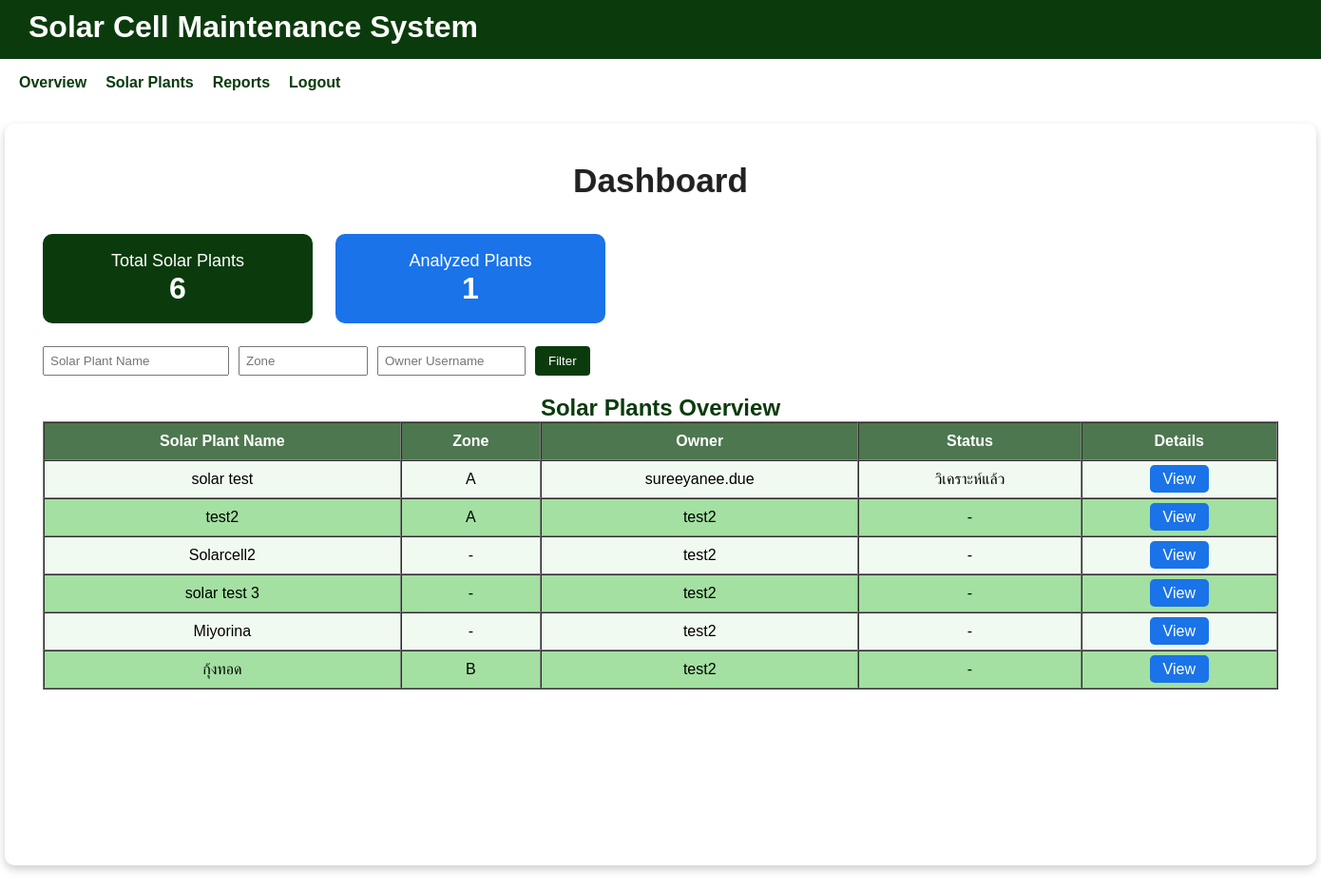
The app's page /accounts/dashboard/data-analyst/ (signed in) with its own data.
### plant/models.py (models this page shows, shortened)
class SolarPlant(models.Model):
    name = models.CharField(max_length=255, verbose_name="ชื่อโรงไฟฟ้า")
    location = models.CharField(max_length=255, verbose_name="ที่ตั้งโรงไฟฟ้า")
    latitude = models.FloatField(verbose_name="ละติจูด", null=True, blank=True)
    longitude = models.FloatField(verbose_name="ลองจิจูด", null=True, blank=True)
    owner = models.ForeignKey(
        settings.AUTH_USER_MODEL,
        on_delete=models.CASCADE,
        related_name='plants',
        verbose_name="เจ้าของโรง"
    )
    installed_capacity_kw = models.DecimalField(
        max_digits=10, decimal_places=2,
        null=True, blank=True,
        verbose_name="กำลังการผลิต (kW)"
    )
    description = models.TextField(blank=True, verbose_name="รายละเอียดเพิ่มเติม")
    created_at = models.DateTimeField(auto_now_add=True)
    data_analyst = models.ForeignKey(
        settings.AUTH_USER_MODEL,
        on_delete=models.SET_NULL,
        null=True, blank=True,
        limit_choices_to={'role': 'data_analyst'},
        related_name='assigned_analyst_plants',
        verbose_name="นักวิเคราะห์ข้อมูล"
    )
    drone_controller = models.ForeignKey(
        settings.AUTH_USER_MODEL,
        on_delete=models.SET_NULL,
        null=True, blank=True,
        limit_choices_to={'role': 'drone_controller'},
        related_name='assigned_drone_plants',
        verbose_name="ผู้ควบคุมโดรน"
    )

class Zone(models.Model):
    plant = models.ForeignKey(SolarPlant, on_delete=models.CASCADE, related_name='zones')
    name = models.CharField(max_length=50, verbose_name="ชื่อโซน")  # เช่น Zone A, B, Main Zone
    class Meta:
        unique_together = ('plant', 'name')

### accounts/models.py (models this page shows, shortened)
class CustomUser(AbstractUser):
    ROLE_CHOICES = [
        ("site_admin", "Site Admin"),     # ผู้ดูแลเว็บไซต์
        ("plant_owner", "Plant Owner"),
        ("data_analyst", "Data Analyst"),
        ("drone_controller", "Drone Controller"),
    ]
    role = models.CharField(max_length=20, choices=ROLE_CHOICES, default="plant_owner")

### drone/models.py (models this page shows, shortened)
class DroneInspection(models.Model):
    STATUS_CHOICES = [
        ('pending', 'ยังไม่วิเคราะห์'),
        ('analyzed', 'วิเคราะห์แล้ว'),
        ('issue_found', 'พบปัญหา'),
        ('complete', 'แก้ไขแล้ว'),
    ]
    plant = models.ForeignKey('plant.SolarPlant', on_delete=models.CASCADE)
    zone = models.ForeignKey('plant.Zone', on_delete=models.CASCADE)
    captured_by = models.ForeignKey(settings.AUTH_USER_MODEL, on_delete=models.SET_NULL, null=True)
    image = models.ImageField(upload_to="inspections/")
    description = models.TextField(blank=True)
    captured_date = models.DateField(verbose_name="Image Date", null=True, blank=True)
    captured_time = models.TimeField(verbose_name="Image Time", null=True, blank=True)
    captured_at = models.DateTimeField(auto_now_add=True)
    status = models.CharField(max_length=20, choices=STATUS_CHOICES, default='pending')
    analyzed_by = models.ForeignKey(
        settings.AUTH_USER_MODEL,
        on_delete=models.SET_NULL,
        null=True,
        blank=True,
        related_name='analyzed_inspections'
    )

### accounts/views.py (the view)
# urls.py: path('dashboard/data-analyst/', data_analyst_dashboard_view, name='data_analyst_dashboard'),
@login_required
def data_analyst_dashboard_view(request):
    from plant.models import SolarPlant, Zone
    from drone.models import DroneInspection
    plants = SolarPlant.objects.all().prefetch_related('zones', 'owner')
    plant_name = request.GET.get('plant_name', '').strip()
    zone_name = request.GET.get('zone_name', '').strip()
    owner_name = request.GET.get('owner_name', '').strip()
    if plant_name:
        plants = plants.filter(name__icontains=plant_name)
    if owner_name:
        plants = plants.filter(owner__username__icontains=owner_name)
    if zone_name:
        plants = plants.filter(zones__name__icontains=zone_name).distinct()
    total_plants = SolarPlant.objects.count()
    analyzed_plant_ids = DroneInspection.objects.exclude(status='pending').values_list('plant_id', flat=True).distinct()
    analyzed_plants = SolarPlant.objects.filter(id__in=analyzed_plant_ids).count()
    return render(request, 'dashboard/data_analyst_dashboard.html', {
        'plants': plants,
        'total_plants': total_plants,
        'analyzed_plants': analyzed_plants,
    })

### templates/dashboard/data_analyst_dashboard.html (shortened to what this page needs)
{% extends 'dash.html' %}
{% load static %}
{% block content %}
    <h1 style="font-size:2.2rem; font-weight:bold; margin-bottom: 0.5em; color:#222; text-shadow: 0 1px 2px #eee;">Dashboard</h1>
    <br>
    <div style="display: flex; gap: 24px; margin-bottom: 24px; flex-wrap: wrap;">
        <div style="background: #0b3b0d; color: white; padding: 18px 32px; border-radius: 10px; min-width: 220px;">
            <div style="font-size: 18px;">Total Solar Plants</div>
            <div style="font-size: 32px; font-weight: bold;">{{ total_plants }}</div>
        </div>
        <div style="background: #1a73e8; color: white; padding: 18px 32px; border-radius: 10px; min-width: 220px;">
            <div style="font-size: 18px;">Analyzed Plants</div>
            <div style="font-size: 32px; font-weight: bold;">{{ analyzed_plants }}</div>
        </div>
    </div>
    <form method="get" style="margin-bottom: 20px; display: flex; gap: 10px; flex-wrap: wrap;">
        <input type="text" name="plant_name" placeholder="Solar Plant Name" value="{{ request.GET.plant_name|default:'' }}" style="padding: 6px; width: 180px;">
        <input type="text" name="zone_name" placeholder="Zone" value="{{ request.GET.zone_name|default:'' }}" style="padding: 6px; width: 120px;">
        <input type="text" name="owner_name" placeholder="Owner Username" value="{{ request.GET.owner_name|default:'' }}" style="padding: 6px; width: 140px;">
        <button type="submit" style="padding: 6px 14px; background: #0b3b0d; color: white; border: none; border-radius: 4px;">Filter</button>
    </form>
    <h2>Solar Plants Overview</h2>
    <table border="1" cellpadding="10" cellspacing="0" style="width:100%; background:white; color:black;">
        <thead style="background:#0b3b0d; color:white;">
            <tr>
                <th>Solar Plant Name</th>
                <th>Zone</th>
                <th>Owner</th>
                <th>Status</th>
                <th>Details</th>
            </tr>
        </thead>
        <tbody>
            {% for plant in plants %}
                {% for zone in plant.zones.all %}
                    <tr>
                        <td>{{ plant.name }}</td>
                        <td>{{ zone.name }}</td>
                        <td>{{ plant.owner.username }}</td>
                        <td>
                            {% with inspections=zone.droneinspection_set.all|dictsortreversed:"captured_at" %}
                                {% if inspections %}
                                    {{ inspections.0.get_status_display }}
                                {% else %}
                                    -
                                {% endif %}
                            {% endwith %}
                        </td>
                        <td>
                            <a href="{% url 'plant_detail_analyst' plant.id %}" style="background:#1a73e8; color:white; padding:6px 14px; border-radius:5px; text-decoration:none;">View</a>
                        </td>
                    </tr>
                {% empty %}
                    <tr>
                        <td>{{ plant.name }}</td>
                        <td>-</td>
                        <td>{{ plant.owner.username }}</td>
                        <td>-</td>
                        <td>
                            <a href="{% url 'plant_detail_analyst' plant.id %}" style="background:#1a73e8; color:white; padding:6px 14px; border-radius:5px; text-decoration:none;">View</a>
                        </td>
                    </tr>
                {% endfor %}
            {% empty %}
                <tr><td colspan="5">No data available.</td></tr>
            {% endfor %}
        </tbody>
    </table>
{% endblock %}

### static/css/style.css (style rules this page uses)
body.dash { display: block; height: 100%; color: #fff; font-family: 'Arial', sans-serif; background-image: url('https://www.theglobaleconomics.com/wp-content/uploads/2020/08/aerial-top-view-of-a-solar-panels-power-plant.jpg'); background-size: cover; background-repeat: no-repeat; background-position: center; display: block; margin: 0; padding: 0; color: #fff; }
.dash h1 { color: rgb(255, 255, 255); margin: 0; }
.dash h2 { color: rgb(11, 59, 13); margin: 0; }
table tr:nth-child(even) { background-color: #a3e0a1; }
table tr:nth-child(odd) { background-color: #d4f0d454; }

### records on screen
SolarPlant: name "solar test", owner.username "sureeyanee.due"
Zone: name "A", droneinspection_set.0.status "วิเคราะห์แล้ว"
SolarPlant: name "test2", owner.username "test2"
Zone: name "A"
SolarPlant: name "Solarcell2", owner.username "test2"
SolarPlant: name "solar test 3", owner.username "test2"
SolarPlant: name "Miyorina", owner.username "test2"
SolarPlant: name "กุ้งทอด", owner.username "test2"
Zone: name "B"

### other values on screen
{{ total_plants }} "6"
{{ analyzed_plants }} "1"
